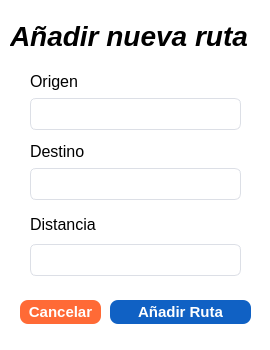
<?xml version="1.0" encoding="UTF-8"?>
<ui version="4.0">
 <class>pagina_rutas</class>
 <widget class="QWidget" name="pagina_rutas">
  <property name="geometry">
   <rect>
    <x>0</x>
    <y>0</y>
    <width>270</width>
    <height>350</height>
   </rect>
  </property>
  <property name="minimumSize">
   <size>
    <width>270</width>
    <height>350</height>
   </size>
  </property>
  <property name="maximumSize">
   <size>
    <width>270</width>
    <height>350</height>
   </size>
  </property>
  <property name="windowTitle">
   <string>Form</string>
  </property>
  <property name="styleSheet">
   <string notr="true">background-color: rgb(255, 255, 255);</string>
  </property>
  <widget class="QWidget" name="layoutWidget">
   <property name="geometry">
    <rect>
     <x>30</x>
     <y>70</y>
     <width>211</width>
     <height>60</height>
    </rect>
   </property>
   <layout class="QVBoxLayout" name="verticalLayout">
    <item>
     <widget class="QLabel" name="label_estatico_origen">
      <property name="font">
       <font>
        <pointsize>12</pointsize>
       </font>
      </property>
      <property name="text">
       <string>Origen</string>
      </property>
     </widget>
    </item>
    <item>
     <widget class="QComboBox" name="ComboBox_origen">
      <property name="styleSheet">
       <string notr="true">QComboBox {
    background-color: #ffffff;
    border: 1px solid #dcdfe6;
    border-radius: 6px;
    padding: 6px 12px;
    font-size: 13px;
    color: #606266;
    min-height: 18px;
}

QComboBox:hover {
    border-color: #c0c4cc;
}

QComboBox:focus {
    border-color: #409eff;
}

QComboBox::drop-down {
    border: none;
    width: 25px;
}

QComboBox::down-arrow {
    image: none;
    border-left: 4px solid transparent;
    border-right: 4px solid transparent;
    border-top: 4px solid #909399;
}

QComboBox QAbstractItemView {
    border: 1px solid #dcdfe6;
    border-radius: 6px;
    background-color: white;
    outline: none;
    selection-background-color: #409eff;
    selection-color: white;
    /* ELIMINA CUALQUIER cursor: ...; DE AQUÍ */
}</string>
      </property>
     </widget>
    </item>
   </layout>
  </widget>
  <widget class="QWidget" name="layoutWidget_2">
   <property name="geometry">
    <rect>
     <x>30</x>
     <y>140</y>
     <width>211</width>
     <height>60</height>
    </rect>
   </property>
   <layout class="QVBoxLayout" name="verticalLayout_2">
    <item>
     <widget class="QLabel" name="label_estatico_destino">
      <property name="font">
       <font>
        <pointsize>12</pointsize>
       </font>
      </property>
      <property name="text">
       <string>Destino</string>
      </property>
     </widget>
    </item>
    <item>
     <widget class="QComboBox" name="ComboBox_destino">
      <property name="styleSheet">
       <string notr="true">QComboBox {
    background-color: #ffffff;
    border: 1px solid #dcdfe6;
    border-radius: 6px;
    padding: 6px 12px;
    font-size: 13px;
    color: #606266;
    min-height: 18px;
}

QComboBox:hover {
    border-color: #c0c4cc;
}

QComboBox:focus {
    border-color: #409eff;
}

QComboBox::drop-down {
    border: none;
    width: 25px;
}

QComboBox::down-arrow {
    image: none;
    border-left: 4px solid transparent;
    border-right: 4px solid transparent;
    border-top: 4px solid #909399;
}

QComboBox QAbstractItemView {
    border: 1px solid #dcdfe6;
    border-radius: 6px;
    background-color: white;
    outline: none;
    selection-background-color: #409eff;
    selection-color: white;
    /* ELIMINA CUALQUIER cursor: ...; DE AQUÍ */
}</string>
      </property>
     </widget>
    </item>
   </layout>
  </widget>
  <widget class="QPushButton" name="boton_agregar">
   <property name="geometry">
    <rect>
     <x>110</x>
     <y>300</y>
     <width>141</width>
     <height>24</height>
    </rect>
   </property>
   <property name="font">
    <font>
     <pointsize>-1</pointsize>
     <weight>75</weight>
     <bold>true</bold>
    </font>
   </property>
   <property name="styleSheet">
    <string notr="true">QPushButton{
	background: #1061C4;
	color:WHITE;
	border:none;
	border-radius: 8px;
	font-weight: bold;
	font-size: 15px;
}</string>
   </property>
   <property name="text">
    <string>Añadir Ruta</string>
   </property>
  </widget>
  <widget class="QPushButton" name="boton_cancelar">
   <property name="geometry">
    <rect>
     <x>20</x>
     <y>300</y>
     <width>81</width>
     <height>24</height>
    </rect>
   </property>
   <property name="font">
    <font>
     <pointsize>-1</pointsize>
     <weight>75</weight>
     <bold>true</bold>
    </font>
   </property>
   <property name="styleSheet">
    <string notr="true">QPushButton{
	background: #FF6A36;
	color:WHITE;
	border:none;
	border-radius: 8px;
	font-weight: bold;
	font-size: 15px;
}</string>
   </property>
   <property name="text">
    <string>Cancelar</string>
   </property>
  </widget>
  <widget class="QWidget" name="layoutWidget_3">
   <property name="geometry">
    <rect>
     <x>30</x>
     <y>210</y>
     <width>211</width>
     <height>66</height>
    </rect>
   </property>
   <layout class="QVBoxLayout" name="verticalLayout_3">
    <item>
     <widget class="QLabel" name="label_estatica_distancia">
      <property name="font">
       <font>
        <pointsize>12</pointsize>
       </font>
      </property>
      <property name="text">
       <string>Distancia</string>
      </property>
     </widget>
    </item>
    <item>
     <widget class="QLineEdit" name="txt_distancia">
      <property name="styleSheet">
       <string notr="true">QLineEdit {
    background-color: #ffffff;
    border: 1px solid #dcdfe6;
    border-radius: 6px;
    padding: 6px 12px;
    font-size: 13px;
    color: #606266;
    min-height: 18px;
}

QLineEdit:hover {
    border-color: #c0c4cc;
}

QLineEdit:focus {
    border-color: #409eff;
}

QLineEdit:disabled {
    background-color: #f5f7fa;
    color: #c0c4cc;
    border-color: #e4e7ed;
}

QLineEdit:read-only {
    background-color: #f5f7fa;
    color: #909399;
}</string>
      </property>
      <property name="inputMask">
       <string>00000</string>
      </property>
     </widget>
    </item>
   </layout>
  </widget>
  <widget class="QLabel" name="label_estatico_titulo">
   <property name="geometry">
    <rect>
     <x>10</x>
     <y>20</y>
     <width>251</width>
     <height>31</height>
    </rect>
   </property>
   <property name="font">
    <font>
     <pointsize>21</pointsize>
     <weight>75</weight>
     <italic>true</italic>
     <bold>true</bold>
    </font>
   </property>
   <property name="text">
    <string>Añadir nueva ruta</string>
   </property>
  </widget>
 </widget>
 <resources/>
 <connections/>
</ui>
